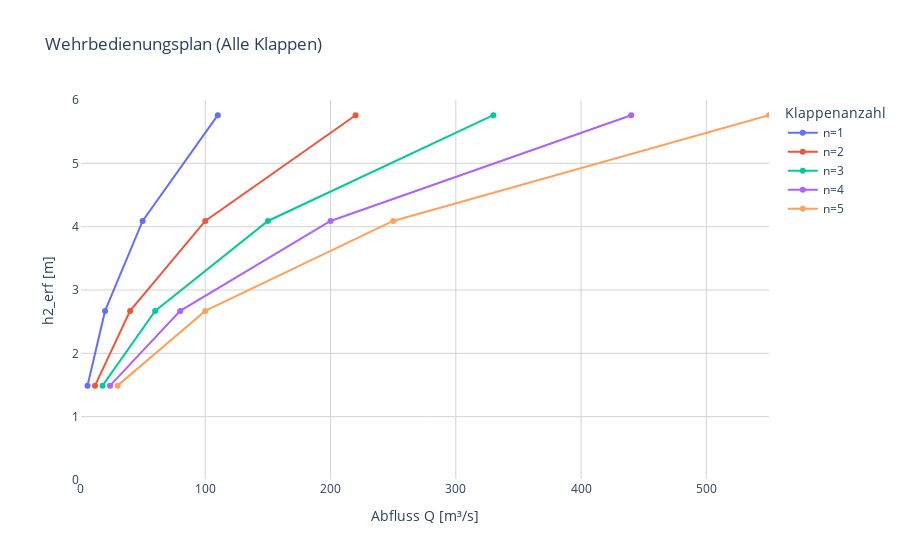

Notebook code for this chart:
### Code cell
import pandas as pd
import plotly.express as px
import ipywidgets as widgets
from IPython.display import display

# Gegebene Daten für h2_erf und Abfluss bei verschiedenen Klappenanzahlen
data = {
    "h2_erf [m]": [1.49, 2.67, 4.09, 5.76],
    "n=1": [6, 20, 50, 110],
    "n=2": [12, 40, 100, 220],
    "n=3": [18, 60, 150, 330],
    "n=4": [24, 80, 200, 440],
    "n=5": [30, 100, 250, 550],
}

# Erstellen eines Pandas DataFrames aus dem Dictionary
df = pd.DataFrame(data)

# Funktion zum Anzeigen des Diagramms
def zeige_diagramm():
    # Erstellen einer Liste aller Spalten für die Klappenanzahlen
    spalten = [f"n={n}" for n in range(1, 6)]

    # Erstellen des Diagramms mit Plotly Express
    fig = px.line(df, y="h2_erf [m]", x=spalten,
                  title="Wehrbedienungsplan (Alle Klappen)",
                  labels={"h2_erf [m]": "h2_erf [m]", "value": "Abfluss Q [m³/s]", "variable": "Klappenanzahl"},
                  markers=True,
                  range_x=[0, 550],
                  range_y=[0, 6])

    # Anpassen des Layouts des Diagramms
    fig.update_layout(
        yaxis_title="h2_erf [m]",
        xaxis_title="Abfluss Q [m³/s]",
        yaxis_range=[0, 6],
        xaxis_range=[0, 550],
        yaxis_gridcolor='lightgrey',
        xaxis_gridcolor='lightgrey',
        plot_bgcolor='white'
    )

    # Anzeigen des Diagramms
    fig.show()

# Anzeigen des Diagramms (ohne interaktives Widget)
zeige_diagramm()

### Figure 1 — Plotly figure (JSON) as saved in the notebook; plotly's stock layout.template omitted (floating-point values rounded to 4 significant figures)
{"data": [{"hovertemplate": "Klappenanzahl=n=1<br>Abfluss Q [m³/s]=%{x}<br>h2_erf [m]=%{y}<extra></extra>", "legendgroup": "n=1", "line": {"color": "#636efa", "dash": "solid"}, "marker": {"symbol": "circle"}, "mode": "lines+markers", "name": "n=1", "orientation": "v", "showlegend": true, "type": "scatter", "x": [6, 20, 50, 110], "xaxis": "x", "y": [1.49, 2.67, 4.09, 5.76], "yaxis": "y"}, {"hovertemplate": "Klappenanzahl=n=2<br>Abfluss Q [m³/s]=%{x}<br>h2_erf [m]=%{y}<extra></extra>", "legendgroup": "n=2", "line": {"color": "#EF553B", "dash": "solid"}, "marker": {"symbol": "circle"}, "mode": "lines+markers", "name": "n=2", "orientation": "v", "showlegend": true, "type": "scatter", "x": [12, 40, 100, 220], "xaxis": "x", "y": [1.49, 2.67, 4.09, 5.76], "yaxis": "y"}, {"hovertemplate": "Klappenanzahl=n=3<br>Abfluss Q [m³/s]=%{x}<br>h2_erf [m]=%{y}<extra></extra>", "legendgroup": "n=3", "line": {"color": "#00cc96", "dash": "solid"}, "marker": {"symbol": "circle"}, "mode": "lines+markers", "name": "n=3", "orientation": "v", "showlegend": true, "type": "scatter", "x": [18, 60, 150, 330], "xaxis": "x", "y": [1.49, 2.67, 4.09, 5.76], "yaxis": "y"}, {"hovertemplate": "Klappenanzahl=n=4<br>Abfluss Q [m³/s]=%{x}<br>h2_erf [m]=%{y}<extra></extra>", "legendgroup": "n=4", "line": {"color": "#ab63fa", "dash": "solid"}, "marker": {"symbol": "circle"}, "mode": "lines+markers", "name": "n=4", "orientation": "v", "showlegend": true, "type": "scatter", "x": [24, 80, 200, 440], "xaxis": "x", "y": [1.49, 2.67, 4.09, 5.76], "yaxis": "y"}, {"hovertemplate": "Klappenanzahl=n=5<br>Abfluss Q [m³/s]=%{x}<br>h2_erf [m]=%{y}<extra></extra>", "legendgroup": "n=5", "line": {"color": "#FFA15A", "dash": "solid"}, "marker": {"symbol": "circle"}, "mode": "lines+markers", "name": "n=5", "orientation": "v", "showlegend": true, "type": "scatter", "x": [30, 100, 250, 550], "xaxis": "x", "y": [1.49, 2.67, 4.09, 5.76], "yaxis": "y"}], "layout": {"legend": {"title": {"text": "Klappenanzahl"}, "tracegroupgap": 0}, "plot_bgcolor": "white", "title": {"text": "Wehrbedienungsplan (Alle Klappen)"}, "xaxis": {"anchor": "y", "domain": [0, 1], "gridcolor": "lightgrey", "range": [0, 550], "title": {"text": "Abfluss Q [m³/s]"}}, "yaxis": {"anchor": "x", "domain": [0, 1], "gridcolor": "lightgrey", "range": [0, 6], "title": {"text": "h2_erf [m]"}}}}
